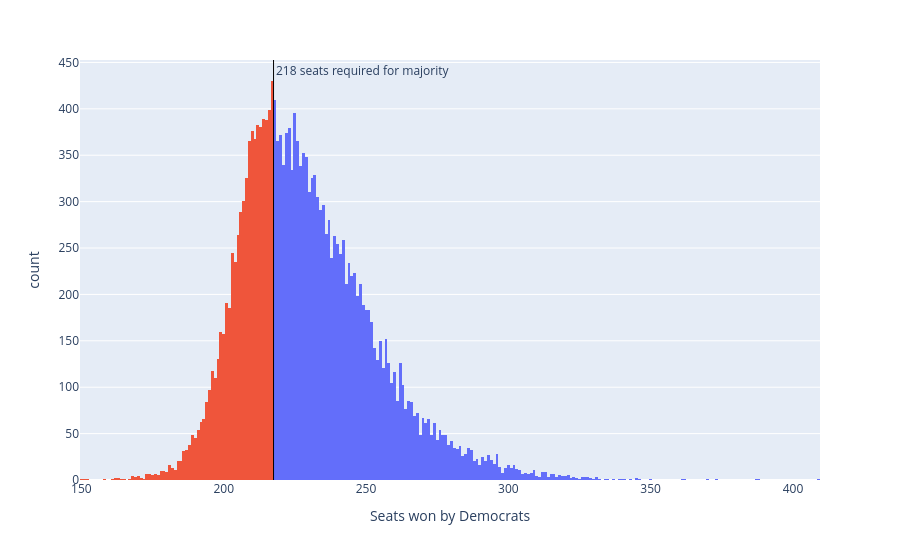

Notebook code for this chart:
### Code cell
sims_hist = px.histogram(seat_sims, x='seats', nbins=np.unique(seat_sims['seats']).shape[0]*2, color='winner', 
                         labels={'seats':'Seats won by Democrats', 'winner': 'Winner'})
sims_hist.update_traces(showlegend=False)
sims_hist.add_vline(x=217.5, line_width=1, line_color='black', annotation_text='218 seats required for majority', 
                    annotation_position='top right')
sims_hist

### Figure 1 — Plotly figure (JSON) as saved in the notebook; plotly's stock layout.template omitted (floating-point values rounded to 4 significant figures; data arrays with more than 128 entries replaced by an {"elided": "..."} marker saying what was removed)
{"data": [{"bingroup": "x", "hovertemplate": "Winner=Democrats<br>Seats won by Democrats=%{x}<br>count=%{y}<extra></extra>", "legendgroup": "Democrats", "marker": {"color": "#636efa", "pattern": {"shape": ""}}, "name": "Democrats", "nbinsx": 384, "orientation": "v", "showlegend": false, "type": "histogram", "x": {"elided": "13089 int values"}, "xaxis": "x", "yaxis": "y"}, {"bingroup": "x", "hovertemplate": "Winner=Republicans<br>Seats won by Democrats=%{x}<br>count=%{y}<extra></extra>", "legendgroup": "Republicans", "marker": {"color": "#EF553B", "pattern": {"shape": ""}}, "name": "Republicans", "nbinsx": 384, "orientation": "v", "showlegend": false, "type": "histogram", "x": {"elided": "6911 int values"}, "xaxis": "x", "yaxis": "y"}], "layout": {"annotations": [{"showarrow": false, "text": "218 seats required for majority", "x": 217.5, "xanchor": "left", "xref": "x", "y": 1, "yanchor": "top", "yref": "y domain"}], "barmode": "relative", "legend": {"title": {"text": "Winner"}, "tracegroupgap": 0}, "margin": {"t": 60}, "shapes": [{"line": {"color": "black", "width": 1}, "type": "line", "x0": 217.5, "x1": 217.5, "xref": "x", "y0": 0, "y1": 1, "yref": "y domain"}], "xaxis": {"anchor": "y", "domain": [0, 1], "title": {"text": "Seats won by Democrats"}}, "yaxis": {"anchor": "x", "domain": [0, 1], "title": {"text": "count"}}}}
